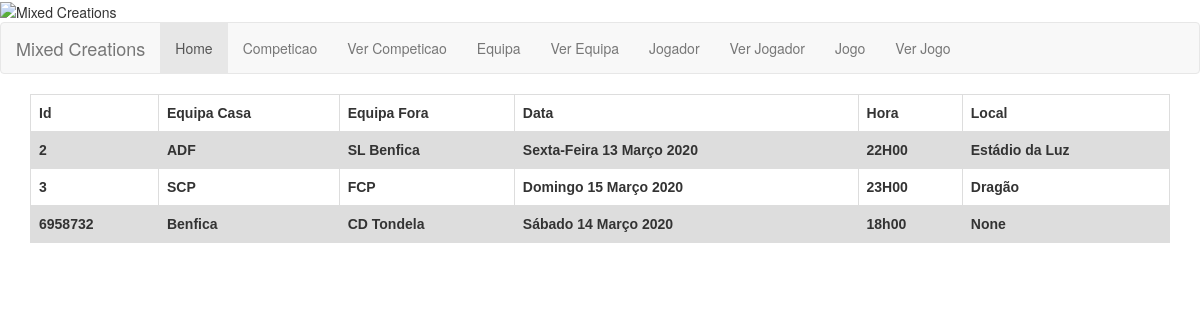
The app's page /verjogo with its own data.
### app/models.py (models this page shows, shortened)
class Jogo(db.Model):
    id = db.Column(db.Integer, primary_key=True)
    equipa_casa = db.Column(db.Integer, db.ForeignKey('equipa.id'))
    equipa_fora = db.Column(db.Integer, db.ForeignKey('equipa.id'))
    data = db.Column(db.String(50))
    hora = db.Column(db.String(50))
    local = db.Column(db.String(50))
    competicao = db.Column(db.Integer, db.ForeignKey('equipa.id'))

### app/routes.py (the view)
@app.route('/verjogo', methods=['GET', 'POST'])
def verjogo():
    return render_template('verjogo.html', title='Ver Jogo', jogo=Jogo.query.all())

### app/templates/verjogo.html
{% extends "base2.html" %}
{% block content %}
    <table>
        <tr>
            <th>Id</th>
            <th>Equipa Casa</th>
            <th>Equipa Fora</th>
            <th>Data</th>
            <th>Hora</th>
            <th>Local</th>
        </tr>
        {% for j in jogo %}
            <tr>
                <th>{{ j.id }}</th>
                <th>{{ j.equipa_casa }}</th>
                <th>{{ j.equipa_fora }}</th>
                <th>{{ j.data }}</th>
                <th>{{ j.hora }}</th>
                <th>{{ j.local }}</th>
            </tr>
        {% endfor %}
    </table>
{% endblock %}

### app/templates/base2.html (style rules this page uses)
table { font-family: arial, sans-serif; border-collapse: collapse; width: 100%; }
td, th { border: 1px solid #dddddd; text-align: left; padding: 8px; }
tr:nth-child(even) { background-color: #dddddd; }

### records on screen
Jogo: id "2", equipa_casa "ADF", equipa_fora "SL Benfica", data "Sexta-Feira 13 Março 2020", hora "22H00", local "Estádio da Luz"
Jogo: id "3", equipa_casa "SCP", equipa_fora "FCP", data "Domingo 15 Março 2020", hora "23H00", local "Dragão"
Jogo: id "6958732", equipa_casa "Benfica", equipa_fora "CD Tondela", data "Sábado 14 Março 2020", hora "18h00", local "None"
